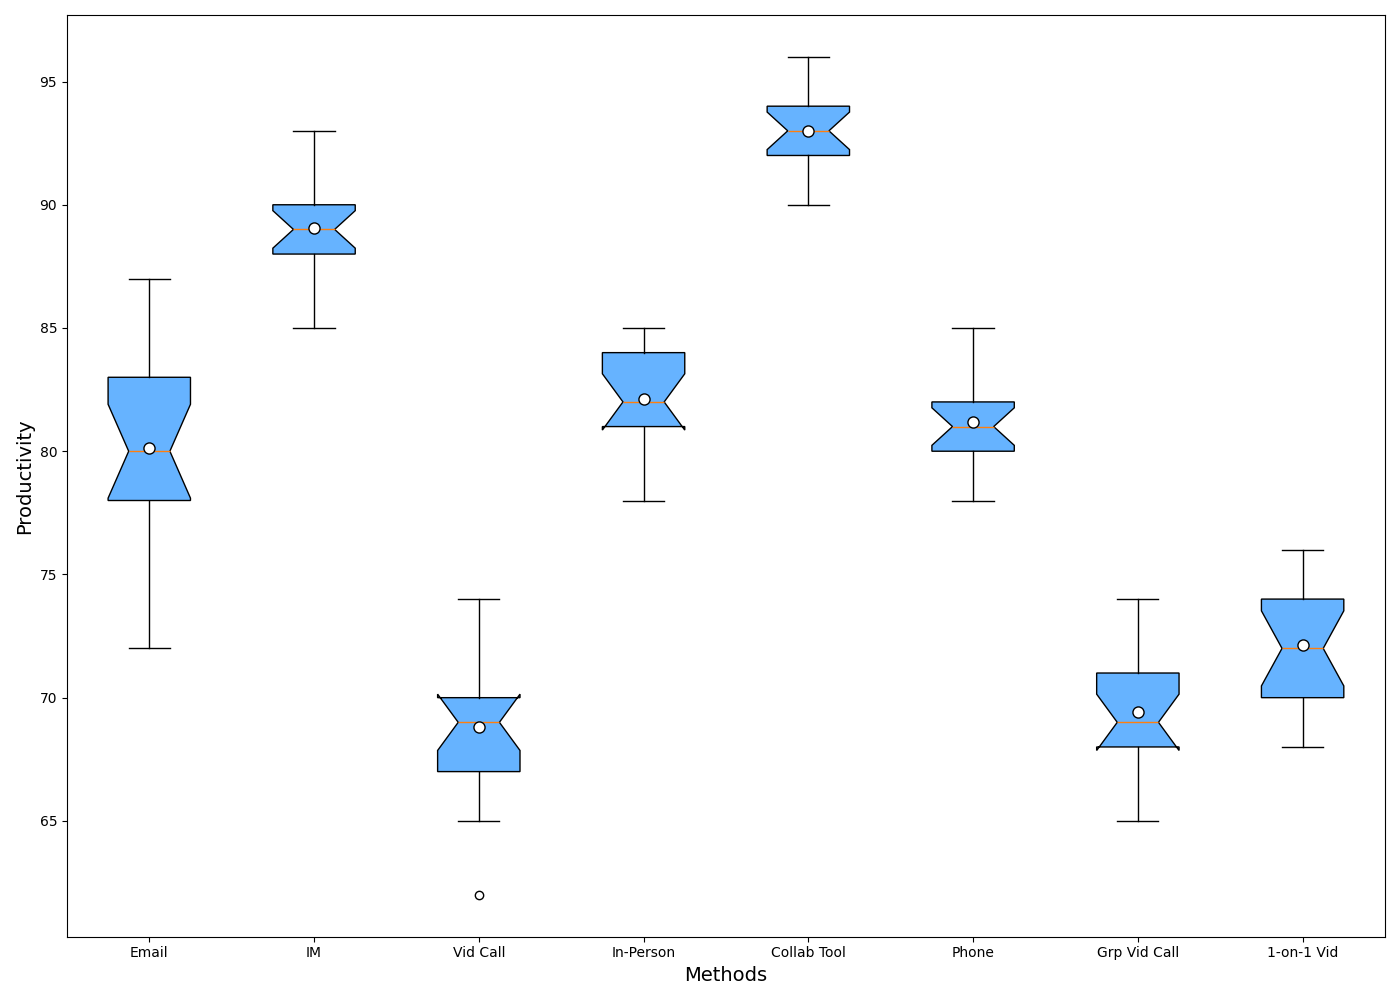

Generate this figure with Python:
import matplotlib.pyplot as plt

communication_methods = [
    'Email', 'IM', 'Vid Call', 'In-Person',
    'Collab Tool', 'Phone', 'Grp Vid Call', '1-on-1 Vid'
]

productivity_scores = [
    [78, 72, 79, 75, 87, 76, 83, 80, 80, 84, 85, 78, 83, 79, 81, 80, 82],  # Emails
    [93, 90, 86, 89, 89, 90, 87, 88, 91, 85, 91, 88, 87, 90, 90, 88, 92],  # Instant Messaging
    [73, 65, 68, 62, 66, 69, 67, 74, 69, 72, 70, 71, 70, 68, 69, 70, 67],  # Video Calls
    [80, 79, 82, 83, 78, 84, 82, 80, 85, 84, 82, 81, 83, 83, 85, 81, 84],  # In-Person Meetings
    [95, 94, 91, 93, 95, 92, 94, 96, 92, 90, 93, 94, 92, 94, 91, 93, 92],  # Collaborative Tools
    [79, 78, 78, 84, 80, 81, 83, 80, 82, 82, 85, 81, 81, 79, 82, 80, 85],  # Phone Calls
    [68, 70, 69, 66, 70, 73, 73, 72, 71, 66, 74, 65, 67, 70, 69, 68, 69],  # Group Video Calls
    [76, 68, 71, 71, 74, 72, 72, 75, 74, 72, 73, 76, 75, 69, 69, 70, 69]   # One-on-One Video Calls
]

plt.figure(figsize=(14, 10))
box = plt.boxplot(
    productivity_scores,
    patch_artist=True,
    labels=communication_methods,
    notch=True,
    vert=True,
    showmeans=True,
    meanprops={"marker": "o", "markerfacecolor": "white", "markeredgecolor": "black", "markersize": 8}
)

# Use a single color for all box plots
single_color = '#66B3FF'
for patch in box['boxes']:
    patch.set_facecolor(single_color)

plt.xlabel('Methods', fontsize=14)
plt.ylabel('Productivity', fontsize=14)
plt.tight_layout()
plt.show()
